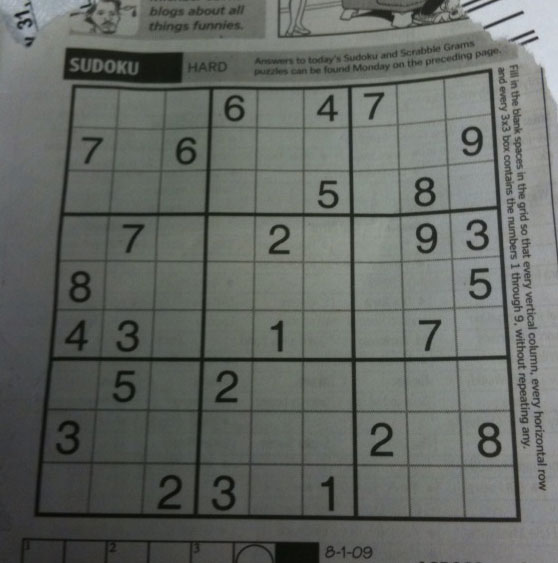
#> input picture sudoko.jpg, 558 x 563 px
$ python opencv15.py
#> lines starting #> are read from the running program, lines starting #| are printed output that depends on the picture; after the words box and inside, x2 and y2 are one past the last pixel; in counts of white or black regions, pixels touching at a corner belong together
import cv2
# ADAPTIVE THRESHOLD calculates value for each pixel
img=cv2.imread('sudoko.jpg',0)
#> img: shape (563, 558); min 7, max 218, mean 102.4
th2 =cv2.adaptiveThreshold(img,255,cv2.ADAPTIVE_THRESH_MEAN_C,cv2.THRESH_BINARY,9,1)
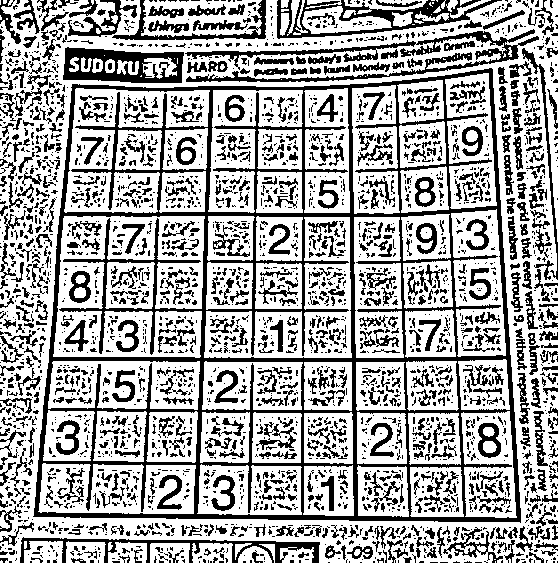
#> th2: shape (563, 558); 65.8% white; 2981 black regions (2187 under 20 px), largest, box (x1, y1, x2, y2) and area: (33, 68, 521, 523) 29561, (185, 29, 539, 82) 3680, (277, 0, 502, 39) 2534
th3 =cv2.adaptiveThreshold(img,255,cv2.ADAPTIVE_THRESH_GAUSSIAN_C,cv2.THRESH_BINARY,9,1)
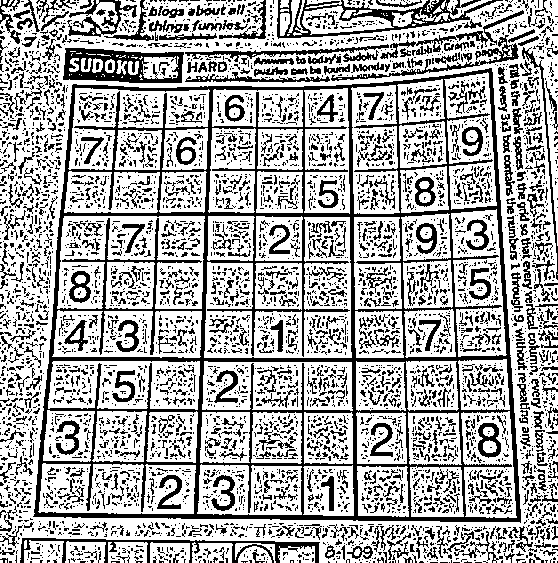
#> th3: shape (563, 558); 67.2% white; 5009 black regions (4175 under 20 px), largest, box (x1, y1, x2, y2) and area: (33, 68, 521, 523) 26798, (277, 0, 503, 39) 2260, (63, 48, 184, 83) 2232
cv2.imshow('image',img)
cv2.imshow('th2',th2)
cv2.imshow('th3',th3)
cv2.waitKey(0)
cv2.destroyAllWindows()

$ run again, with new.jpg copied over sudoko.jpg
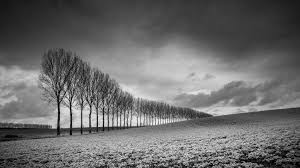
#> input picture new.jpg, 300 x 168 px
#> img is the input picture: shape (168, 300); min 0, max 251, mean 108.1
#> `th2 =cv2.adaptiveThreshold(img,255,cv2.ADAPTIVE_THRESH_MEAN_C,cv2.THRE..`:
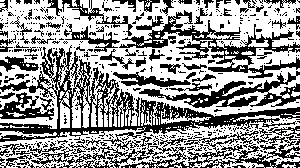
#> th2: shape (168, 300); 58.4% white; 499 black regions (423 under 20 px), largest, box (x1, y1, x2, y2) and area: (0, 45, 300, 142) 5825, (119, 10, 300, 79) 2980, (139, 71, 300, 108) 1804
#> `th3 =cv2.adaptiveThreshold(img,255,cv2.ADAPTIVE_THRESH_GAUSSIAN_C,cv2...`:
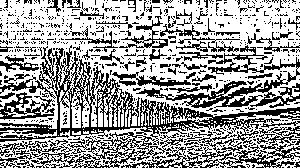
#> th3: shape (168, 300); 62.3% white; black in thin lines or dots
